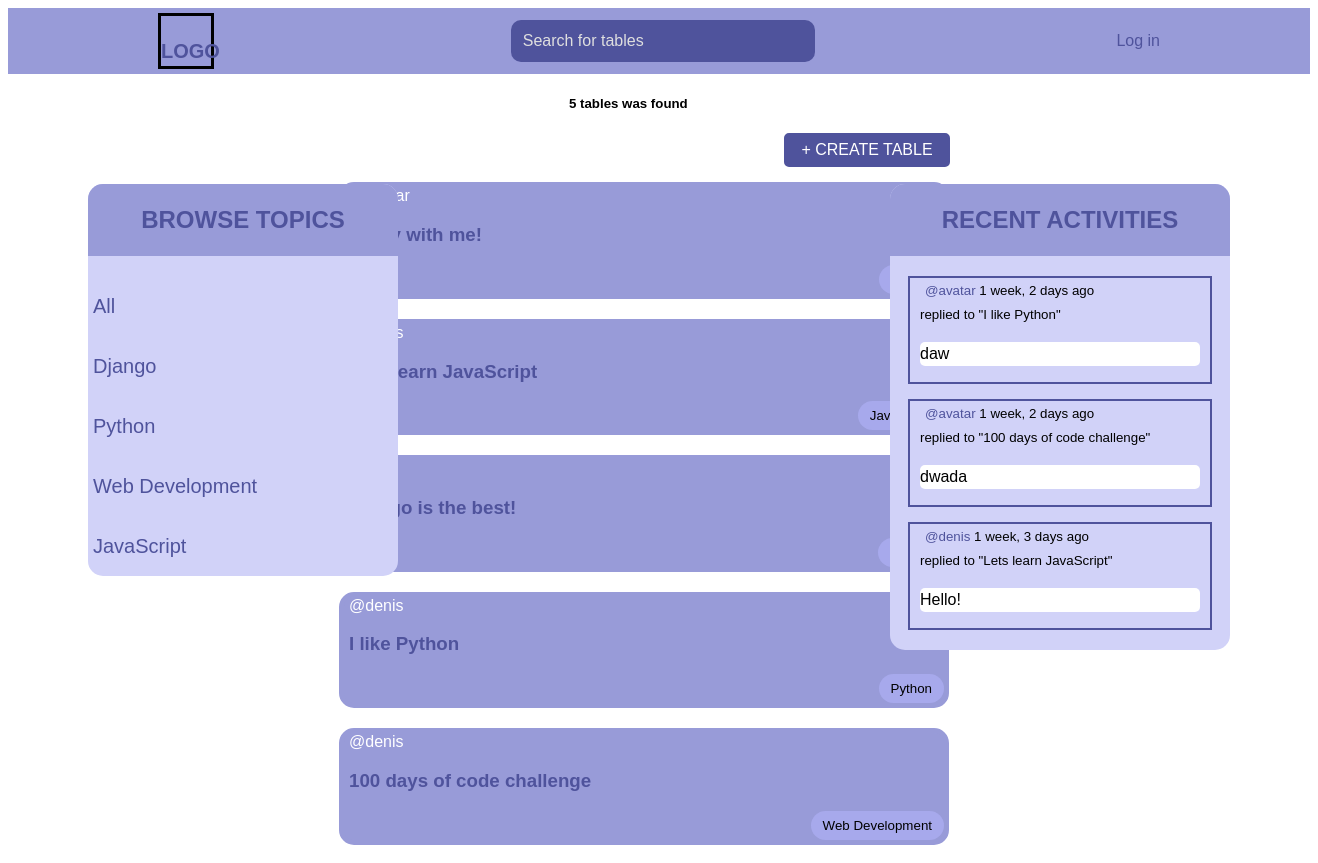
The app's page /, older data.
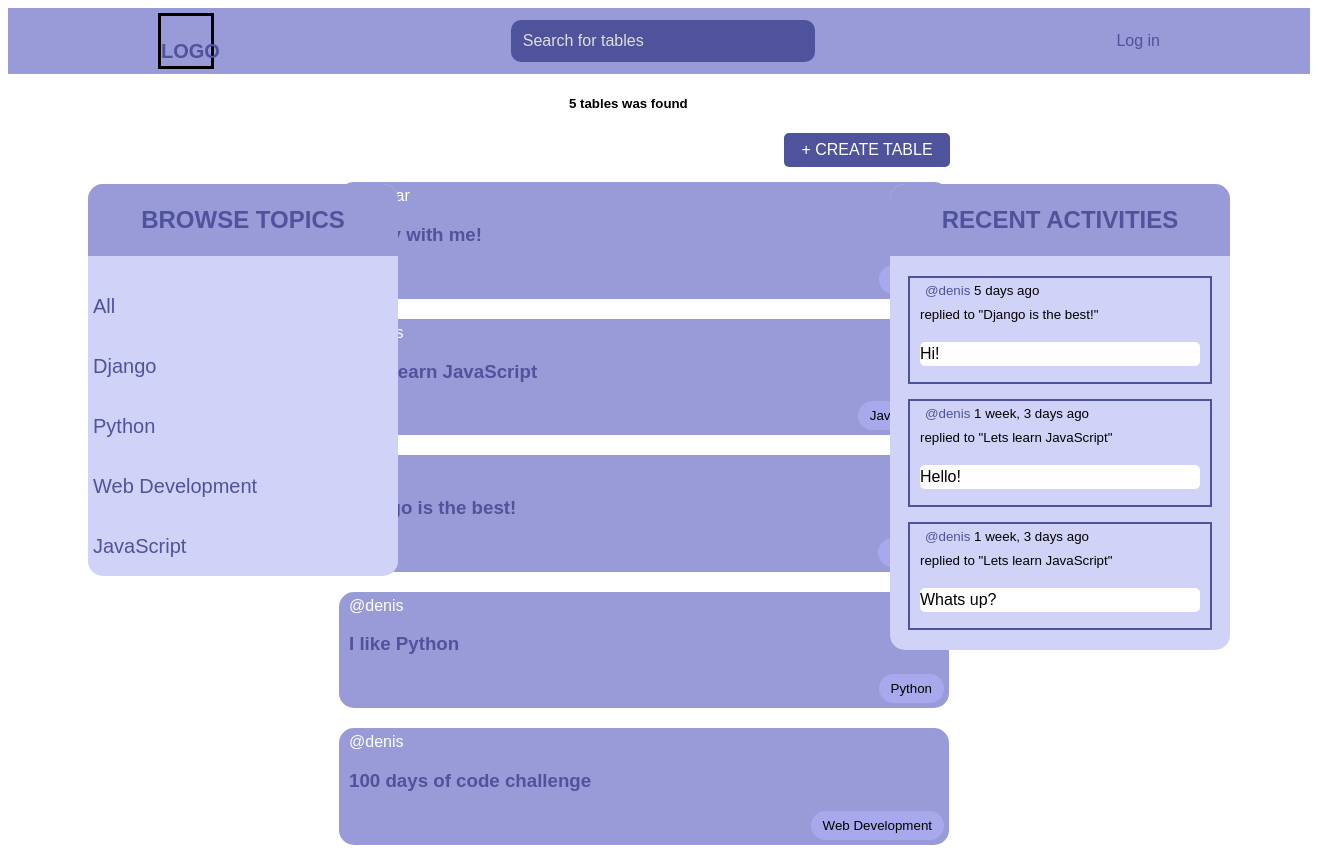
The same page, newer data.
### tabletalks/base/models.py (models this page shows, shortened)
class Topic(models.Model):
    name = models.CharField(max_length=200)

class Table(models.Model):
    host = models.ForeignKey(User, on_delete=models.SET_NULL, null=True)
    topic = models.ForeignKey(Topic, on_delete=models.SET_NULL, null=True)
    name = models.CharField(max_length=200)
    description = models.TextField(null=True, blank=True)
    participants = models.ManyToManyField(
        User, related_name='participants', blank=True
    )
    updated = models.DateTimeField(auto_now=True)
    created = models.DateTimeField(auto_now_add=True)
    def __str__(self):
        return self.name
    class Meta:
        ordering = ['-updated', '-created']

class Message(models.Model):
    user = models.ForeignKey(User, on_delete=models.CASCADE)
    table = models.ForeignKey(Table, on_delete=models.CASCADE)
    body = models.TextField()
    updated = models.DateTimeField(auto_now=True)
    created = models.DateTimeField(auto_now_add=True)
    class Meta:
        ordering = ['-updated', '-created']
    def __str__(self):
        return self.body[:50]

### tabletalks/base/views.py (the view)
# urls.py: path('', views.home, name='home'),
def home(request):
    q = request.GET.get('q') if request.GET.get('q') is not None else ''
    tables = Table.objects.filter(
        Q(topic__name__icontains=q) |
        Q(name__icontains=q) |
        Q(description__icontains=q) |
        Q(host__username__icontains=q)
    )
    topics = Topic.objects.all()
    table_count = tables.count()
    all_messages = Message.objects.filter(Q(table__topic__name__icontains=q))[:3]
    context = {
        'tables': tables,
        'topics': topics,
        'table_count': table_count,
        'all_messages': all_messages,
    }
    return render(request, 'base/home.html', context)

### tabletalks/base/templates/base/home.html
{% extends 'main.html' %}
{% block content %}
<div class="home-container">
    <div>
        {% include 'base/topics_component.html' %}
    </div>
    <div>
        <h5 class="table-counter">{{ table_count }} tables was found</h5>
        <a class="button create-table-button" href="{% url 'create-table' %}">+ Create table</a>
        {% include 'base/feed_component.html' %}
    </div>
    <div>
        {% include 'base/activity_component.html' %}
    </div>
</div>
{% endblock content %}

### tabletalks/base/templates/base/topics_component.html
<section class='browse-topics-container'>
    <h2 class="component-header">Browse Topics</h2>
    <div>
        <a class="browse-topics-topic simple-button" href="{% url 'home' %}">All</a>
    </div>
    {% for topic in topics %}
    <div>
        <a class="browse-topics-topic simple-button" href="{% url 'home' %}?q={{ topic.name }}">{{ topic.name }}</a>
    </div>
    {% endfor %}
</section>

### tabletalks/base/templates/base/feed_component.html (shortened to what this page needs)
<div class="feed-container">
    {% for table in tables %}
        <div class="table-container">
            <div>
                <a class="table-host simple-button" href="{% url 'user-profile' table.host.id %}">@{{ table.host.username }}</a>
                <h3><a class="simple-button" href="{% url 'table' table.id %}">{{ table.name }}</a></h3>
                <small class="table-topic">{{ table.topic.name }}</small>
            </div>
        </div>
    {% endfor %}
</div>

### tabletalks/base/templates/base/activity_component.html (shortened to what this page needs)
<div class="recent-activity-container">
    <h2 class="component-header">Recent activities</h2>
    {% for message in all_messages %}
    <div class="activity-message">
        <small><a href="{% url 'user-profile' message.user.id  %}">@{{ message.user }}</a>  {{ message.created | timesince }} ago</small>
        <br>
        <small>replied to "{{ message.table }}"</small>
        <p class="activity-message-body">{{ message }}</p>
    </div>
    {% endfor %}
</div>

Row changes from the older to the newer data that the page shows:
removed Message: user "avatar", created "1 week, 2 days", table "I like Python", body "daw"
removed Message: user "avatar", created "1 week, 2 days", table "100 days of code challenge", body "dwada"
added Message: user "denis", created "5 days", table "Django is the best!", body "Hi!"
now on this page (row unchanged): Message: user "denis", created "1 week, 3 days", table "Lets learn JavaScript", body "Whats up?"
